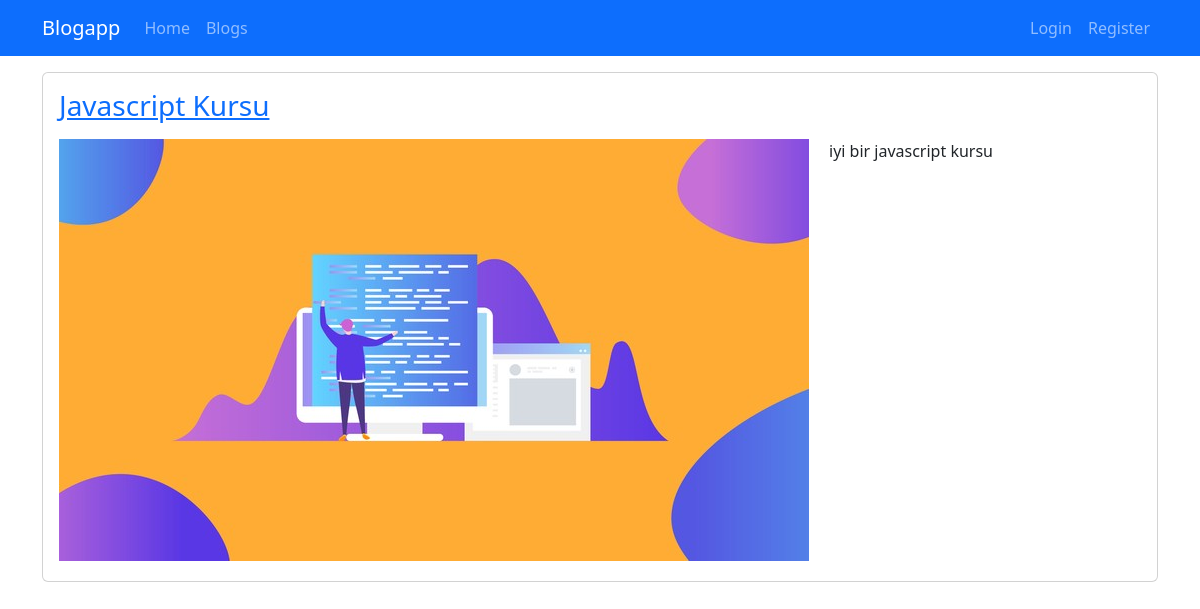
The page /blogs/javascript-kursu on the database its author committed.
### blog/models.py (models this page shows, shortened)
class Blog(models.Model):
    title = models.CharField(max_length=200)
    image = models.ImageField(upload_to="blogs")
    description = RichTextField()
    is_active = models.BooleanField(default=False)
    is_home = models.BooleanField(default=False)
    slug = models.SlugField(null=False, blank=True, unique=True, db_index=True, editable=False)
    categories = models.ManyToManyField(Category)

### blog/views.py (the view)
# urls.py: path("blogs/<slug:slug>", views.blog_details, name="blog_details"),
def blog_details(request, slug):
    blog = Blog.objects.get(slug=slug)
    return render(request,'blog/blog_details.html',{
        "blog": blog
    }
    )

### blog/templates/blog/blog_details.html (shortened to what this page needs)
{% extends "base.html" %}
{% load static %}
{% block content %}
<div class="container mt-3">
    <div class="row" >
        <div class="col-12">
            <div class="card mb-3">
                <div class="row">
                    <div class="col-md-12">
                        <div class="card-body">
                            <h1 class="card-title h3 mb-3">
                                <a href="{% url 'blog_details' blog.slug %}">
                                    {{ blog.title|title }}
                                </a>
                            </h1>
                            <img src="{{ blog.image.url }}" alt="" class="img-fluid" style="float:left; margin-right:20px;
                            margin-bottom: 20px;">
                            <p class="card-text">{{ blog.description|safe }}</p>
                        </div>
                    </div>
                </div>
            </div>
        </div>
    </div>
</div>
{% endblock %}

### rows shown on the page
Blog: title "Javascript Kursu", image (picture), description "iyi bir javascript kursu"
